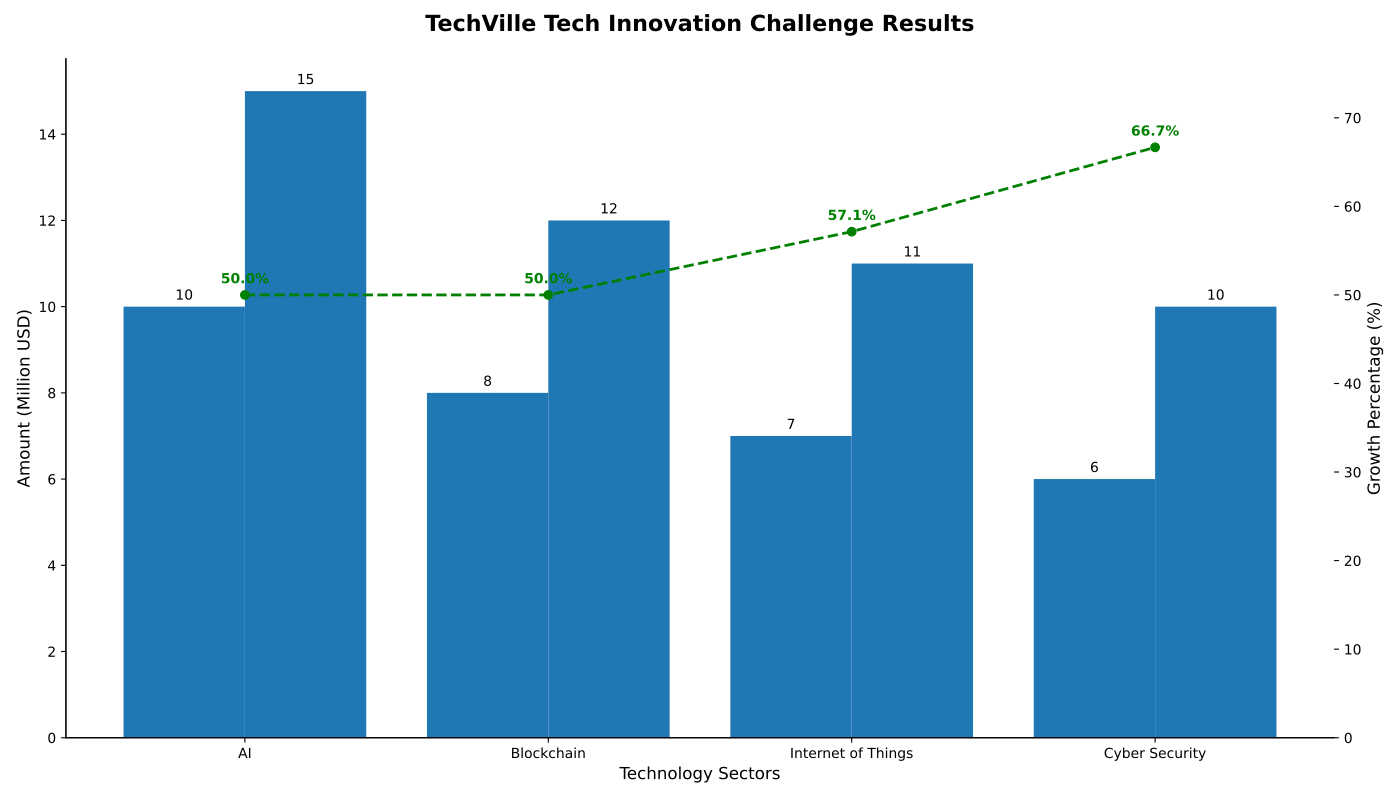

This chart was generated by the following Python code:
import matplotlib.pyplot as plt
import numpy as np

sectors = ["AI", "Blockchain", "Internet of Things", "Cyber Security"]
initial_funding = [10, 8, 7, 6]
year_end_revenue = [15, 12, 11, 10]

growth_percentage = [(rev - init) / init * 100 for init, rev in zip(initial_funding, year_end_revenue)]

fig, ax = plt.subplots(figsize=(14, 8))

bars_initial = ax.bar(np.arange(len(sectors)) - 0.2, initial_funding, width=0.4, color='#1f77b4')
bars_revenue = ax.bar(np.arange(len(sectors)) + 0.2, year_end_revenue, width=0.4, color='#1f77b4')

ax.set_title('TechVille Tech Innovation Challenge Results', fontsize=16, fontweight='bold', pad=20)
ax.set_xlabel('Technology Sectors', fontsize=12)
ax.set_ylabel('Amount (Million USD)', fontsize=12)
ax.set_xticks(np.arange(len(sectors)))
ax.set_xticklabels(sectors)

ax.bar_label(bars_initial, padding=3, fontsize=10)
ax.bar_label(bars_revenue, padding=3, fontsize=10)

ax2 = ax.twinx()
ax2.plot(np.arange(len(sectors)), growth_percentage, color='green', marker='o', linestyle='--', linewidth=2)
ax2.set_ylabel('Growth Percentage (%)', fontsize=12)
ax2.set_ylim(0, max(growth_percentage) + 10)

for i, gp in enumerate(growth_percentage):
    ax2.text(i, gp + 1, f'{gp:.1f}%', ha='center', va='bottom', color='green', fontsize=10, fontweight='bold')

ax.grid(False)
ax.spines['top'].set_visible(False)
ax.spines['right'].set_visible(False)
ax2.spines['top'].set_visible(False)
ax2.spines['right'].set_visible(False)

plt.tight_layout()
plt.show()
